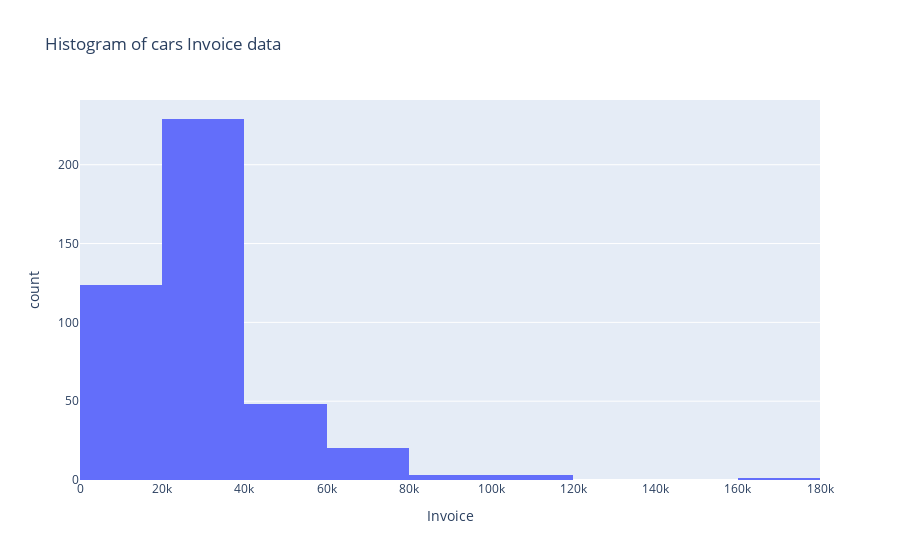

This figure's notebook cell:
### Code cell
basic_histogram = px.histogram(data_frame=auto, nbins=10,title= 'Histogram of cars Invoice data', x = 'Invoice')
 basic_histogram.show()

### Figure 1 — Plotly figure (JSON) as saved in the notebook; plotly's stock layout.template omitted (floating-point values rounded to 4 significant figures; data arrays with more than 128 entries replaced by an {"elided": "..."} marker saying what was removed)
{"data": [{"alignmentgroup": "True", "bingroup": "x", "hovertemplate": "Invoice=%{x}<br>count=%{y}<extra></extra>", "legendgroup": "", "marker": {"color": "#636efa", "pattern": {"shape": ""}}, "name": "", "nbinsx": 10, "offsetgroup": "", "orientation": "v", "showlegend": false, "type": "histogram", "x": {"elided": "428 int values"}, "xaxis": "x", "yaxis": "y"}], "layout": {"barmode": "relative", "legend": {"tracegroupgap": 0}, "title": {"text": "Histogram of cars Invoice data"}, "xaxis": {"anchor": "y", "domain": [0, 1], "title": {"text": "Invoice"}}, "yaxis": {"anchor": "x", "domain": [0, 1], "title": {"text": "count"}}}}
